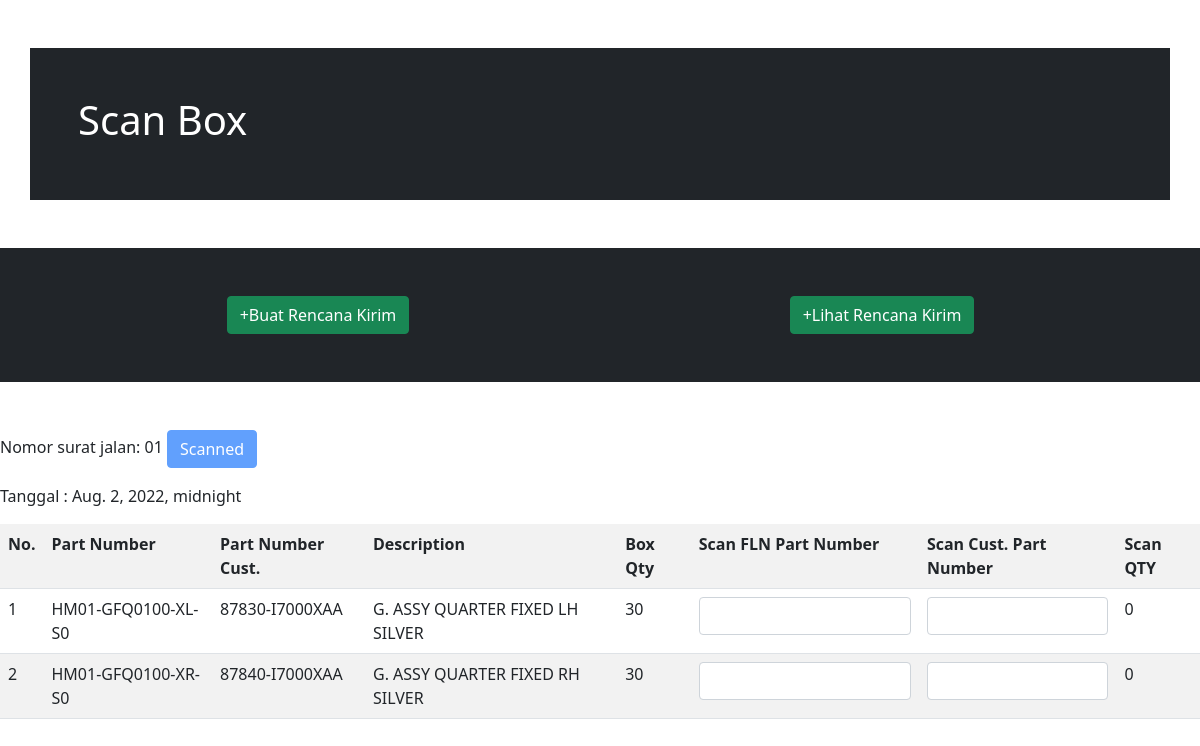
The app's page /delivery/24 with its own data.
### scanner/models.py (models this page shows, shortened)
class RencanaKirim(models.Model):
    nomor_sj = models.CharField(max_length=6, unique=True)
    tanggal = models.DateTimeField()
    class Status(models.TextChoices):
        OPEN = 'Open',_('Open')
        SCANNED = 'Scanned',_('Scanned')
    status = models.CharField(max_length=7, choices=Status.choices, default=Status.OPEN)

class RencanaKirimDetail(models.Model):
    nomor_line = models.CharField(max_length=2)
    rencana_kirim = models.ForeignKey(RencanaKirim, on_delete=models.CASCADE, related_name='rencanakirimdetails')
    barang= models.ForeignKey(Barang, on_delete=models.CASCADE, related_name='barangs')
    qty = models.CharField(max_length=2)

class Barang(models.Model):
    part_number = models.CharField(max_length=18)
    description = models.CharField(max_length=32)
    part_number_customer =  models.CharField(max_length=18)
    barcode = models.TextField()
    color_code = models.CharField(max_length=2, null=True)
    position_code = models.CharField(max_length=2, null=True)

### scanner/views.py (the view)
# urls.py: path('delivery/<int:pk>', views.Delivery.as_view(), name='delivery'),
class Delivery(UpdateView):
    model = RencanaKirim
    template_name = 'delivery.html'
    fields = ['nomor_sj', 'status']
    def get_context_data(self, **kwargs):
        detail = super(Delivery, self).get_context_data(**kwargs)
        detail['barang'] = RencanaKirimDetail.objects.all()
        return detail

### templates/delivery.html (shortened to what this page needs)
<!doctype html>
<html lang="en">
  <head>
    <link href="https://cdn.jsdelivr.net/npm/bootstrap@5.1.3/dist/css/bootstrap.min.css" rel="stylesheet">
  </head>
  <body onload="cekStatus()">
    <div class="container p-5 my-5 bg-dark text-white">
      <h1>Scan Box</h1>
    </div>
    <div class="container-fluid p-5 my-5 bg-dark text-white">
      <div class="row">
        <div class="col-sm-6 text-center">
          <a href="#" class="btn btn-success">+Buat Rencana Kirim</a>
        </div>
        <div class="col-sm-6 text-center">
          <a href="#" class="btn btn-success">+Lihat Rencana Kirim</a>
        </div>
      </div>
    </div>
    {% block content %}
    <div class="">
      <div class="text-right">
        <div class="sm-6"><p>Nomor surat jalan: {{ object.nomor_sj }} <button id="status" type="button" value="{{ object.status }}" class="btn btn-primary" disabled>{{ object.status }}</button></p></div>
        <div class="sm-6"><p>Tanggal : {{ object.tanggal }}</p></div>
      </div>
      <div class="row">
      <form>
        <table class="table table-striped">
          <tr>
            <th class="">No.</th>
            <th class="">Part Number</th>
            <th class="">Part Number Cust.</th>
            <th class="">Description</th>
            <th class="">Box Qty</th>
            <th class="">Scan FLN Part Number</th>
            <th class="">Scan Cust. Part Number</th>
            <th>Scan QTY</th>
          </tr>
          {% for detail in object.rencanakirimdetails.all  %}
          <tr>
            <td class="">{{ detail.nomor_line }}</td>
            <td id="part_number{{ detail.nomor_line }}" class="">{{ detail.barang.part_number }}</td>
            <td id="part_number_customer{{ detail.nomor_line }}" class="">{{ detail.barang.part_number_customer }}</td>
            <td class="">{{ detail.barang.description }}</td>
            <td id='qty_box{{ detail.nomor_line }}' class="">{{ detail.qty }}</td>
            <td class=""><input id='scan{{ detail.nomor_line }}' type="text" value="" autofocus maxlength="18" size="18" oninput="cekPartNumber()" class="form-control" ></td>
            <td class=""><input id='scanb{{ detail.nomor_line }}' type="text" value="" autofocus maxlength="33" size="14" oninput="cekPartNumberB()" class="form-control" ></td>
            <td id="qty_scanned{{ detail.nomor_line }}">0</td>
          </tr>
          {% endfor %}
        </table>
        </div>
      </div>
    {% endblock content %}
  </body>
</html>

### records on screen
RencanaKirim: nomor_sj "01", status "Scanned", tanggal "Aug. 2, 2022, midnight"
RencanaKirimDetail: nomor_line "1", barang.part_number "HM01-GFQ0100-XL-S0", barang.part_number_customer "87830-I7000XAA", barang.description "G. ASSY QUARTER FIXED LH SILVER", qty "30"
RencanaKirimDetail: nomor_line "2", barang.part_number "HM01-GFQ0100-XR-S0", barang.part_number_customer "87840-I7000XAA", barang.description "G. ASSY QUARTER FIXED RH SILVER", qty "30"
